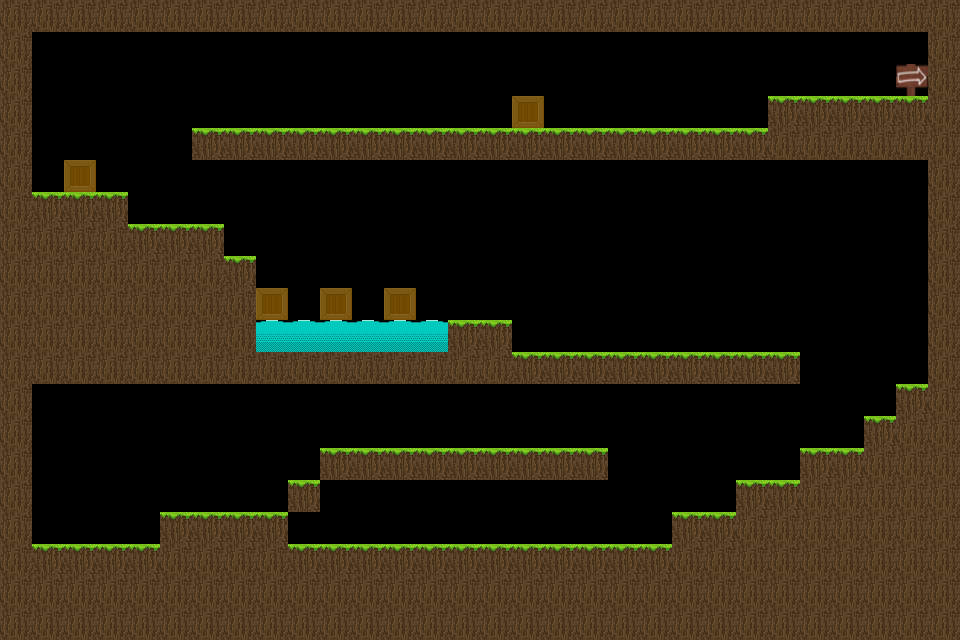

The image is a tile-based game level rendered from a .tmx file. Its description and complete source (layers, tilesets, objects, tile grids) follow:
An orthogonal 30x20 tile map with 32x32 px tiles, 1 tile layer (Tile Layer 1).

<map version="1.10" tiledversion="1.11.0" orientation="orthogonal" renderorder="right-down" width="30" height="20" tilewidth="32" tileheight="32" infinite="0" nextlayerid="2" nextobjectid="1">
 <editorsettings>
  <export target="level1.csv" format="csv" />
 </editorsettings>
 <tileset firstgid="1" source="main_tiles.tsx" />
 <layer id="1" name="Tile Layer 1" width="30" height="20">
  <data encoding="csv">
1,1,1,1,1,1,1,1,1,1,1,1,1,1,1,1,1,1,1,1,1,1,1,1,1,1,1,1,1,1,
1,0,0,0,0,0,0,0,0,0,0,0,0,0,0,0,0,0,0,0,0,0,0,0,0,0,0,0,0,1,
1,0,0,0,0,0,0,0,0,0,0,0,0,0,0,0,0,0,0,0,0,0,0,0,0,0,0,0,5,1,
1,0,0,0,0,0,0,0,0,0,0,0,0,0,0,0,3,0,0,0,0,0,0,0,2,2,2,2,2,1,
1,0,0,0,0,0,2,2,2,2,2,2,2,2,2,2,2,2,2,2,2,2,2,2,1,1,1,1,1,1,
1,0,3,0,0,0,0,0,0,0,0,0,0,0,0,0,0,0,0,0,0,0,0,0,0,0,0,0,0,1,
1,2,2,2,0,0,0,0,0,0,0,0,0,0,0,0,0,0,0,0,0,0,0,0,0,0,0,0,0,1,
1,1,1,1,2,2,2,0,0,0,0,0,0,0,0,0,0,0,0,0,0,0,0,0,0,0,0,0,0,1,
1,1,1,1,1,1,1,2,0,0,0,0,0,0,0,0,0,0,0,0,0,0,0,0,0,0,0,0,0,1,
1,1,1,1,1,1,1,1,3,0,3,0,3,0,0,0,0,0,0,0,0,0,0,0,0,0,0,0,0,1,
1,1,1,1,1,1,1,1,4,4,4,4,4,4,2,2,0,0,0,0,0,0,0,0,0,0,0,0,0,1,
1,1,1,1,1,1,1,1,1,1,1,1,1,1,1,1,2,2,2,2,2,2,2,2,2,0,0,0,0,1,
1,0,0,0,0,0,0,0,0,0,0,0,0,0,0,0,0,0,0,0,0,0,0,0,0,0,0,0,2,1,
1,0,0,0,0,0,0,0,0,0,0,0,0,0,0,0,0,0,0,0,0,0,0,0,0,0,0,2,1,1,
1,0,0,0,0,0,0,0,0,0,2,2,2,2,2,2,2,2,2,0,0,0,0,0,0,2,2,1,1,1,
1,0,0,0,0,0,0,0,0,2,0,0,0,0,0,0,0,0,0,0,0,0,0,2,2,1,1,1,1,1,
1,0,0,0,0,2,2,2,2,0,0,0,0,0,0,0,0,0,0,0,0,2,2,1,1,1,1,1,1,1,
1,2,2,2,2,1,1,1,1,2,2,2,2,2,2,2,2,2,2,2,2,1,1,1,1,1,1,1,1,1,
1,1,1,1,1,1,1,1,1,1,1,1,1,1,1,1,1,1,1,1,1,1,1,1,1,1,1,1,1,1,
1,1,1,1,1,1,1,1,1,1,1,1,1,1,1,1,1,1,1,1,1,1,1,1,1,1,1,1,1,1
</data>
 </layer>
</map>
